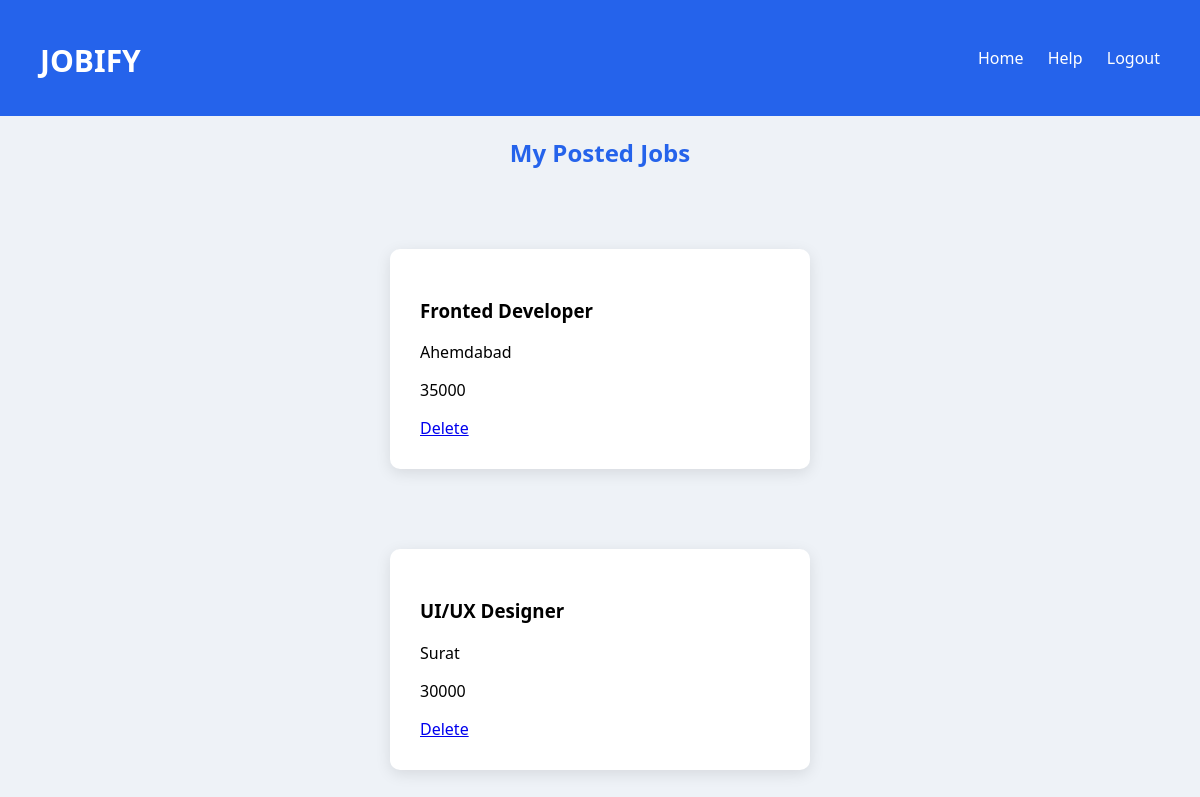
The page /company-jobs/ (signed in) on the database its author committed.
### portal/models.py (models this page shows, shortened)
class Job(models.Model):
    title = models.CharField(max_length=200)
    company = models.ForeignKey(Company, on_delete=models.CASCADE)
    location = models.CharField(max_length=200)
    salary = models.CharField(max_length=100, null=True, blank=True)

### portal/views.py (the view)
# urls.py: path('company-jobs/', views.company_all_jobs, name='company_all_jobs'),
def company_all_jobs(request):
    company_email = request.session.get('email')
    if not company_email:
        return redirect('login')
    company = Company.objects.filter(email=company_email).first()
    if not company:
        return redirect('login')
    jobs = Job.objects.filter(company=company)
    return render(request, 'portal/Company_all_jobs.html', {
        'jobs': jobs
    })

### templates/portal/Company_all_jobs.html (shortened to what this page needs)
{% load static %}
<!doctype html>
<html>
<head>
  <link rel="stylesheet" href="{% static 'css/style.css' %}" />
</head>
<body>
  <div class="navbar">
    <h2 class="logo">JOBIFY</h2>
    <div class="nav-links">
      <a href="{% url 'company' %}">Home</a>
      <a href="{% url 'help' %}">Help</a>
      <a href="{% url 'logout' %}">Logout</a>
    </div>
  </div>
  <h2>My Posted Jobs</h2>
  {% for job in jobs %}
  <div class="card">
    <h3>{{ job.title }}</h3>
    <p>{{ job.location }}</p>
    <p>{{ job.salary }}</p>
    <a href="{% url 'delete_job' job.id %}" onclick="return confirm('Are you sure you want to delete this job?');">
      Delete
    </a>
  </div>
  {% empty %}
  <p>No jobs posted yet.</p>
  {% endfor %}
</body>
</html>

### static/css/style.css (style rules this page uses)
body { margin: 0; font-family: Segoe UI, sans-serif; background: #eef2f7; }
.navbar { background: #2563eb; padding: 15px 40px; display: flex; justify-content: space-between; align-items: center; }
.navbar a { color: white; text-decoration: none; margin-left: 20px; font-weight: 500; }
.logo { color: white; font-size: 30px; font-weight: 600; }
.card { width: 360px; max-width: 90%; margin: 80px auto; background: white; padding: 30px; border-radius: 10px; box-shadow: 0 4px 15px rgba(0, 0, 0, 0.1); }
h2 { text-align: center; margin-bottom: 20px; color: #2563eb; }
.navbar { background: #2563eb; padding: 15px 40px; display: flex; justify-content: space-between; align-items: center; color: white; }
.nav-links a { color: white; margin-left: 20px; text-decoration: none; font-weight: 500; }

### rows shown on the page
Job: title "Fronted Developer", location "Ahemdabad", salary "35000"
Job: title "UI/UX Designer", location "Surat", salary "30000"
